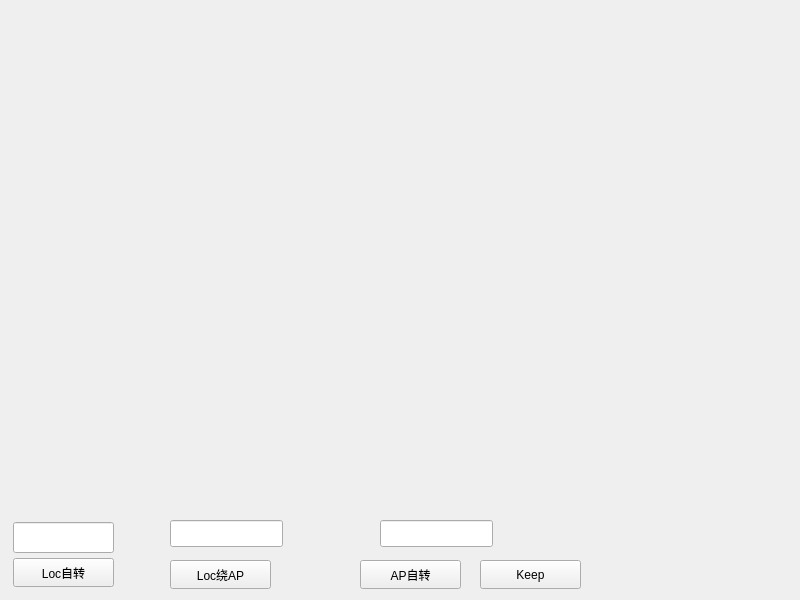
<?xml version="1.0" encoding="UTF-8"?>
<ui version="4.0">
 <class>MainWindow</class>
 <widget class="QMainWindow" name="MainWindow">
  <property name="geometry">
   <rect>
    <x>0</x>
    <y>0</y>
    <width>800</width>
    <height>600</height>
   </rect>
  </property>
  <property name="windowTitle">
   <string>MainWindow</string>
  </property>
  <widget class="QWidget" name="centralwidget">
   <widget class="CreateBinAngle" name="widget_2" native="true">
    <property name="geometry">
     <rect>
      <x>13</x>
      <y>13</y>
      <width>761</width>
      <height>471</height>
     </rect>
    </property>
   </widget>
   <widget class="QLineEdit" name="lineEdit">
    <property name="geometry">
     <rect>
      <x>13</x>
      <y>522</y>
      <width>101</width>
      <height>31</height>
     </rect>
    </property>
   </widget>
   <widget class="QPushButton" name="pushButton">
    <property name="geometry">
     <rect>
      <x>13</x>
      <y>558</y>
      <width>101</width>
      <height>29</height>
     </rect>
    </property>
    <property name="text">
     <string>Loc自转</string>
    </property>
   </widget>
   <widget class="QPushButton" name="pushButton_2">
    <property name="geometry">
     <rect>
      <x>480</x>
      <y>560</y>
      <width>101</width>
      <height>29</height>
     </rect>
    </property>
    <property name="text">
     <string>Keep</string>
    </property>
   </widget>
   <widget class="QLineEdit" name="lineEdit_2">
    <property name="geometry">
     <rect>
      <x>170</x>
      <y>520</y>
      <width>113</width>
      <height>27</height>
     </rect>
    </property>
   </widget>
   <widget class="QPushButton" name="pushButton_3">
    <property name="geometry">
     <rect>
      <x>170</x>
      <y>560</y>
      <width>101</width>
      <height>29</height>
     </rect>
    </property>
    <property name="text">
     <string>Loc绕AP</string>
    </property>
   </widget>
   <widget class="QLineEdit" name="lineEdit_3">
    <property name="geometry">
     <rect>
      <x>380</x>
      <y>520</y>
      <width>113</width>
      <height>27</height>
     </rect>
    </property>
   </widget>
   <widget class="QPushButton" name="pushButton_4">
    <property name="geometry">
     <rect>
      <x>360</x>
      <y>560</y>
      <width>101</width>
      <height>29</height>
     </rect>
    </property>
    <property name="text">
     <string>AP自转</string>
    </property>
   </widget>
  </widget>
 </widget>
 <customwidgets>
  <customwidget>
   <class>CreateBinAngle</class>
   <extends>QWidget</extends>
   <header>createbinangle.h</header>
   <container>1</container>
  </customwidget>
 </customwidgets>
 <resources/>
 <connections/>
</ui>
